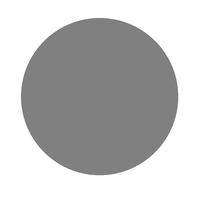
#> input picture dataset_yaru/circle1_solid_grey.png, 199 x 199 px
$ python generate_dataset_circle_cos.py
#> lines starting #> are read from the running program, lines starting #| are printed output that depends on the picture
### dataset_yaru/utils.py
import os, math, shutil, subprocess
from pathlib import Path

# [33 lines left out: functions encode_lossless_ffv1, encode_lossless_h264_mp4, not called in this run]


def encode_lossless_h265_mp4(frames_dir: Path, fps: int, out_path: Path):
    """
    使用 x265 将帧无损编码为 MP4 格式。
    """
    out_path.parent.mkdir(parents=True, exist_ok=True)
    cmd = [
        "ffmpeg", "-y",
        "-framerate", str(fps),
        "-i", str(frames_dir / "%06d.png"),
        "-c:v", "libx265",
        "-preset", "veryslow",   # 最佳压缩效率
        "-x265-params", "lossless=1",  # 开启 H.265 硬件级无损模式
        "-pix_fmt", "yuv444p",   # 确保颜色采样不被压缩，保持纹理清晰
        str(out_path)
    ]
    subprocess.run(cmd, check=True)

### dataset_yaru/generate_dataset_circle_cos.py
import math
import subprocess, time
from pathlib import Path
from PIL import Image
from utils import encode_lossless_h265_mp4
import shutil


# cos curve,  starts from min location to max location
# only half period
# so it works with temp-padding symmetric
W_ORIGINAL = 2560
H_ORIGINAL = 1440
FOV_DEG = 30.0
PPD = W_ORIGINAL / FOV_DEG  # approxm 85.33

# 0.5 cycles
conditions = {
    "condition_a_v15": 15.0,
    # "condition_b_v30": 30.0,
    # "condition_c_v45": 45.0, # peak velocity 45 deg/s
}

cycles_conditions = {
    "condition_a_v15": 0.5,
    # "condition_b_v30": 0.5,
    # "condition_c_v45": 0.5,  # half cycle
}

# fps_list = list(range(30, 500, 20)) + [] # 166
fps_list = [30] # 166

# Background color: 'grey' or 'white'
BG_COLOR = "white" # "grey"

# 0-30 deg
A_DEG = 15.0  # circle in 30 deg

def main():
    out_root = Path("dataset_exp1_abc_cosine")
    tmp_root = Path("tmp_frames_cosine")
    circle_png = "circle1_solid_grey.png"

    if BG_COLOR == "grey":
        bg_rgb = (128, 128, 128)
    elif BG_COLOR == "white":
        bg_rgb = (255, 255, 255)
    else:
        raise ValueError("BG_COLOR must be 'grey' or 'white'")

    circle = Image.open(circle_png).convert("RGBA")
    cw, ch = circle.size
#> cw = 199; ch = 199
    h_crop = int(ch * 3.5)
#> h_crop = 696
    y_center = h_crop // 2
#> y_center = 348

    print(f"Starting dataset generation. Crop height: {h_crop}px")
#| Starting dataset generation. Crop height: 696px

    for cond_name, v_max in conditions.items():
        start_total = time.time()

        cond_dir = out_root / cond_name
        cond_dir.mkdir(parents=True, exist_ok=True)

        # A_DEG: Amplitude (half of the total movement range)
        # f0: temporal frequency Hz (cycles/sec)
        # how many full oscillation cycles the object would complete in one second
        f0 = v_max / (2.0 * math.pi * A_DEG)
        n_cycles = cycles_conditions[cond_name]
        duration = n_cycles / f0  #

        print(f'\ncycles is {n_cycles}, duration is {duration} s')
        print(f"\nProcessing {cond_name} (v_max={v_max} deg/s, f0={f0:.4f} Hz)")


        for fps in fps_list:
            frames_dir = tmp_root / cond_name / f"fps_{fps:03d}"
            frames_dir.mkdir(parents=True, exist_ok=True)

            n_frames = int(round(duration * fps))

            for i in range(n_frames):
                t = i / fps

                # edited to minus cosine：
                # theta: angular position, at time t, which position should circle appear in FOV
                # represents the horizontal location of the object at t in visual degrees.
                # t=0, cos(0)=1, theta = 15 - 15 cos(...) = 0 (min point)
                # t=duration, cos(pi)=-1, theta = 15 - (-15) = 30 (max point)
                # theta from 0 to 30, i.e. left most of screen to right most of screen
                theta = 15.0 - A_DEG * math.cos(2.0 * math.pi * f0 * t)

                # map theta (0-30) to pixels, i.e. screen coordinates(0 - W_ORIGINAL)
                # 0 to 30, i.e. left most of screen to right most of screen
                # x_center: pixel on the screen where the center of the object should be located
                x_center = int(theta * PPD)

                frame = Image.new("RGB", (W_ORIGINAL, h_crop), bg_rgb)
                # images are typically "pasted" using their top-left corner
                # so x0, y0 are position of top-left corner of the circle
                x0 = x_center - cw // 2
                y0 = y_center - ch // 2
                frame.paste(circle, (x0, y0), circle)

                frame.save(frames_dir / f"{i+1:06d}.png")

            video_name = f"circle_{cond_name}_fps{fps:03d}_lossless.mp4"
            out_path = cond_dir / video_name
            encode_lossless_h265_mp4(frames_dir, fps, out_path)

            shutil.rmtree(frames_dir)
            print(f"  - Generated: {video_name}")

        end_total = time.time()
        total_seconds = end_total - start_total

        minutes, seconds = divmod(total_seconds, 60)
        print(f"\nTotal execution time for {cond_name}: {int(minutes)}m {seconds:.2f}s")
#> this loop made 1 pass
#> pass 1, in main, `frame.save(frames_dir / f"{i+1:06d}.png")`:
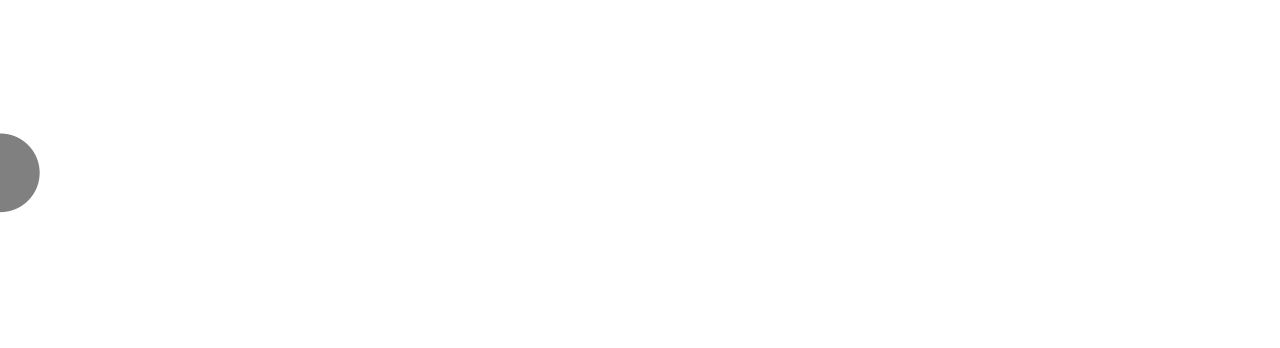
#> saved as 000001.png: PIL image 2560x696 RGB (shown at 1/2 size); min 116, max 255, mean 254.3

    if tmp_root.exists():
        shutil.rmtree(tmp_root)
    print("\nAll conditions and FPS variants generated successfully.")

if __name__ == "__main__":
    main()
